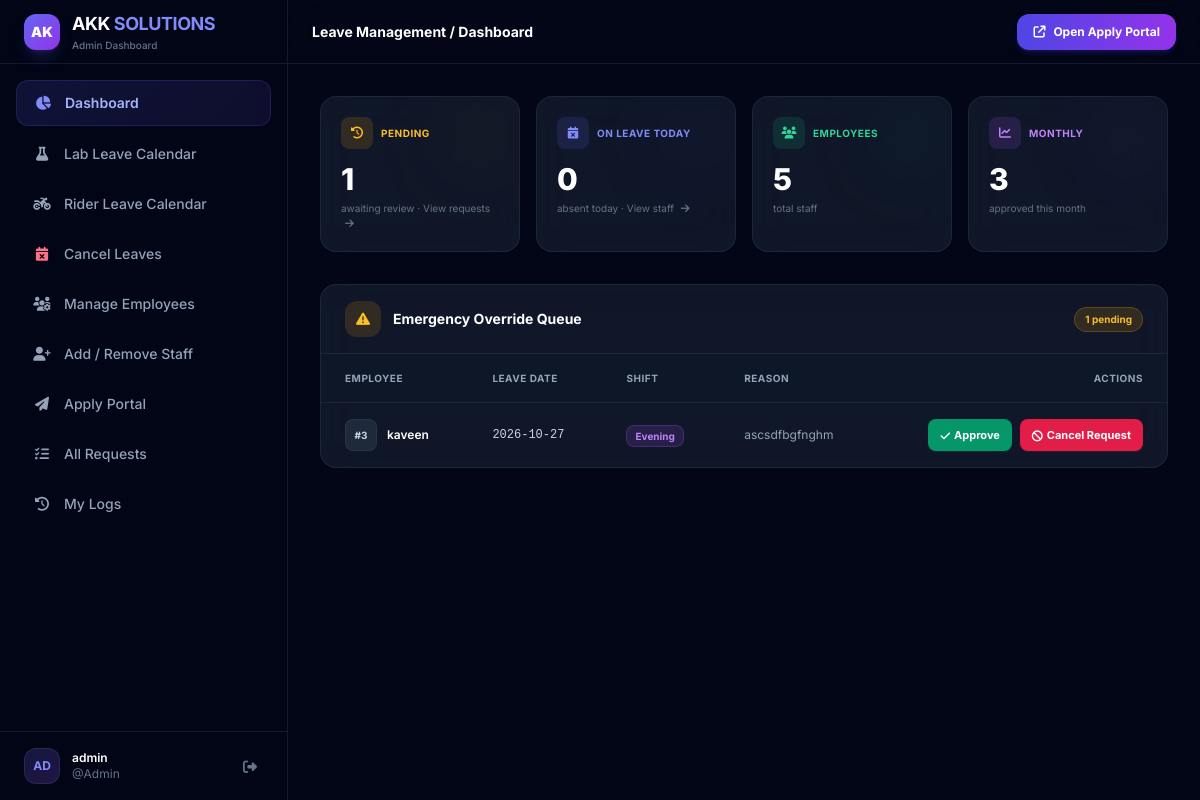
The page /admin.php (signed in) on the database its author committed.
### tables this page shows
CREATE TABLE leave_requests (
        id INTEGER PRIMARY KEY AUTOINCREMENT,
        user_id INTEGER NOT NULL,
        leave_date DATE NOT NULL,
        shift_applied TEXT NOT NULL,
        is_emergency INTEGER DEFAULT 0,
        reason TEXT,
        status TEXT NOT NULL DEFAULT 'Pending',
        created_at DATETIME DEFAULT CURRENT_TIMESTAMP
    );

CREATE TABLE users (
        id INTEGER PRIMARY KEY AUTOINCREMENT,
        name TEXT NOT NULL,
        email TEXT,
        password TEXT,
        username TEXT UNIQUE,
        shift_type TEXT NOT NULL DEFAULT 'M',
        position TEXT,
        emp_number TEXT
    , employee_type TEXT NOT NULL DEFAULT 'lab', lab_id INTEGER);

### admin.php (the view, shortened to what the rows shown need)
<?php
include 'db.php';
include 'auth.php';
$currentUser = getCurrentUser();
$pageTitles = [
    'dashboard' => 'Dashboard',
    'lab-calendar' => 'Lab Leave Calendar',
    'rider-calendar' => 'Rider Leave Calendar',
    'cancel-leaves' => 'Cancel Leaves',
    'employees' => 'Manage Employees',
    'pending-leaves' => 'Pending Leaves',
    'today-leaves' => 'On Leave Today',
];
$adminPage = $_GET['page'] ?? 'dashboard';
$stmt = $conn->query("SELECT lr.*, u.name, u.emp_number, u.username, u.position, u.employee_type
                      FROM leave_requests lr
                      JOIN users u ON lr.user_id = u.id
                      WHERE lr.status = 'Pending'
                      ORDER BY lr.created_at DESC");
$pending_requests = $stmt->fetchAll(PDO::FETCH_ASSOC);
$admins = $conn->query("SELECT * FROM admin_users ORDER BY id")->fetchAll(PDO::FETCH_ASSOC);
?>
<!DOCTYPE html>
<html lang="en">
<head>
    <script src="https://cdn.tailwindcss.com"></script>
    <link rel="stylesheet" href="https://cdnjs.cloudflare.com/ajax/libs/font-awesome/6.4.0/css/all.min.css">
</head>
<body class="bg-slate-950 text-slate-100 antialiased min-h-screen flex">
    <aside id="adminSidebar" class="w-72 max-w-[85vw] bg-slate-950/95 lg:bg-slate-950/80 backdrop-blur-xl border-r border-slate-800/60 flex flex-col justify-between hidden lg:flex fixed inset-y-0 left-0 z-40 overflow-y-auto">
        <div class="p-4 border-t border-slate-800/60">
            <div class="flex items-center gap-3 px-2">
                <div class="w-9 h-9 rounded-xl bg-gradient-to-br from-indigo-500/20 to-purple-500/20 border border-slate-700/50 flex items-center justify-center text-indigo-400 text-xs font-bold">
                    <?= strtoupper(substr($currentUser['name'], 0, 2)); ?>
                </div>
                <div class="text-xs flex-1 min-w-0">
                    <p class="font-semibold text-white truncate"><?= htmlspecialchars($currentUser['name']); ?></p>
                    <p class="text-slate-500 truncate">@<?= htmlspecialchars($_SESSION['user_username'] ?? 'admin'); ?></p>
                </div>
                <a href="logout.php" class="text-slate-500 hover:text-rose-400 transition p-1.5 rounded-lg hover:bg-slate-800/50" title="Logout">
                    <i class="fa-solid fa-right-from-bracket text-sm"></i>
                </a>
            </div>
        </div>
    </aside>
    <main class="flex-1 lg:ml-72 flex flex-col min-w-0 min-h-screen">
        <header class="h-16 bg-slate-950/50 backdrop-blur-xl border-b border-slate-800/60 sticky top-0 z-30 flex items-center justify-between px-6">
            <div class="flex items-center gap-3">
                <h1 class="text-sm font-bold text-white">Leave Management / <?= htmlspecialchars($pageTitles[$adminPage]); ?></h1>
            </div>
        </header>
        <div class="p-6 md:p-8 space-y-8 max-w-7xl mx-auto w-full">
            <?php if ($adminPage === 'dashboard'): ?>
            <div class="card-glass border border-slate-700/40 rounded-2xl overflow-hidden">
                <div class="px-6 py-4 border-b border-slate-700/40 flex items-center gap-3">
                    <h2 class="font-bold text-white text-sm">Emergency Override Queue</h2>
                </div>
                <div class="overflow-x-auto">
                    <?php if (count($pending_requests) > 0): ?>
                        <table class="w-full text-left border-collapse text-sm">
                            <thead>
                                <tr class="border-b border-slate-700/40 bg-slate-900/30">
                                    <th class="py-3.5 px-6 text-[10px] font-bold text-slate-400 uppercase tracking-wider">Employee</th>
                                    <th class="py-3.5 px-6 text-[10px] font-bold text-slate-400 uppercase tracking-wider">Leave Date</th>
                                    <th class="py-3.5 px-6 text-[10px] font-bold text-slate-400 uppercase tracking-wider">Shift</th>
                                    <th class="py-3.5 px-6 text-[10px] font-bold text-slate-400 uppercase tracking-wider">Reason</th>
                                    <th class="py-3.5 px-6 text-[10px] font-bold text-slate-400 uppercase tracking-wider text-right">Actions</th>
                                </tr>
                            </thead>
                            <tbody class="divide-y divide-slate-700/30">
                                <?php foreach($pending_requests as $row): ?>
                                    <tr class="hover:bg-slate-800/30 transition-colors">
                                        <td class="py-4 px-6">
                                            <div class="flex items-center gap-2.5">
                                                <div class="w-8 h-8 rounded-lg bg-slate-800 border border-slate-700/50 flex items-center justify-center text-[10px] font-bold text-slate-300">#<?= $row['user_id']; ?></div>
                                                <span class="font-semibold text-white text-xs"><?= htmlspecialchars($row['name']); ?></span>
                                            </div>
                                        </td>
                                        <td class="py-4 px-6 font-mono text-xs text-slate-300"><?= $row['leave_date']; ?></td>
                                        <td class="py-4 px-6">
                                            <span class="px-2 py-1 rounded-lg text-[10px] font-bold <?= $row['shift_applied'] == 'M' ? 'bg-blue-500/15 text-blue-400 border border-blue-500/25' : 'bg-purple-500/15 text-purple-400 border border-purple-500/25'; ?>">
                                                <?= $row['shift_applied'] == 'M' ? 'Morning' : 'Evening'; ?>
                                            </span>
                                        </td>
                                        <td class="py-4 px-6 text-slate-400 text-xs max-w-[200px] truncate"><?= htmlspecialchars($row['reason']); ?></td>
                                        <td class="py-4 px-6 text-right">
                                            <div class="flex items-center justify-end gap-2">
                                                <a href="admin.php?page=dashboard&action=approve&id=<?= $row['id']; ?>"
                                                    class="text-[11px] font-bold bg-emerald-600 hover:bg-emerald-500 text-white px-3 py-1.5 rounded-lg transition shadow-sm shadow-emerald-600/20 flex items-center gap-1">
                                                    <i class="fa-solid fa-check"></i> Approve
                                                </a>
                                                <a href="admin.php?page=dashboard&action=cancel&id=<?= $row['id']; ?>"
                                                    onclick="return confirm('Mema leave request eka cancel karanna surety da?');"
                                                    class="text-[11px] font-bold bg-rose-600 hover:bg-rose-500 text-white px-3 py-1.5 rounded-lg transition shadow-sm shadow-rose-600/20 flex items-center gap-1">
                                                    <i class="fa-solid fa-ban"></i> Cancel Request
                                                </a>
                                            </div>
                                        </td>
                                    </tr>
                                <?php endforeach; ?>
                            </tbody>
                        </table>
                    <?php endif; ?>
                </div>
            </div>
            <?php endif; ?>
        </div>
    </main>
</body>
</html>

### rows shown on the page
leave_requests: user "3", user.name "kaveen", leave_date "2026-10-27", shift_applied "Evening", reason "ascsdfbgfnghm"

### other values the page prints
substr($currentUser['name'], 0, 2) "AD"
$currentUser['name'] "admin"
$_SESSION['user_username'] "Admin"
$pageTitles[$adminPage] "Dashboard"
$pending_count "1"
$today_leaves "0"
$total_users "5"
$approved_month "3"
